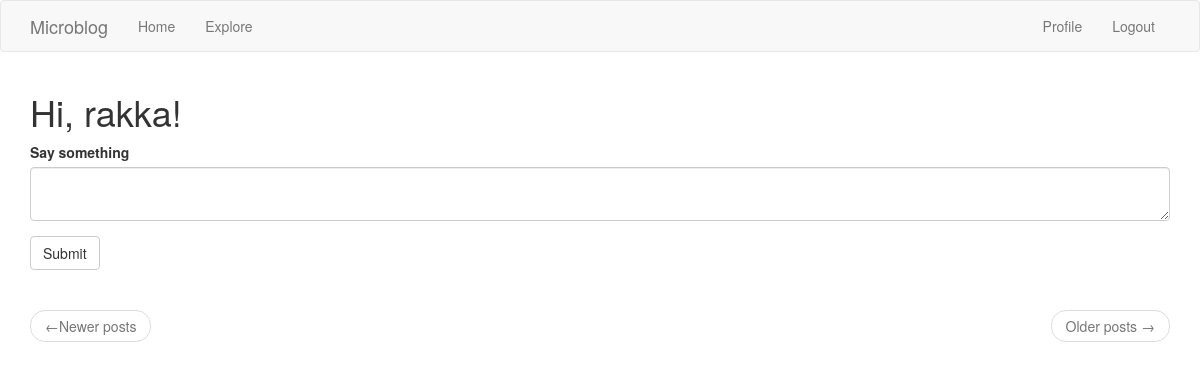
The page /index (signed in) on the database as committed earlier.
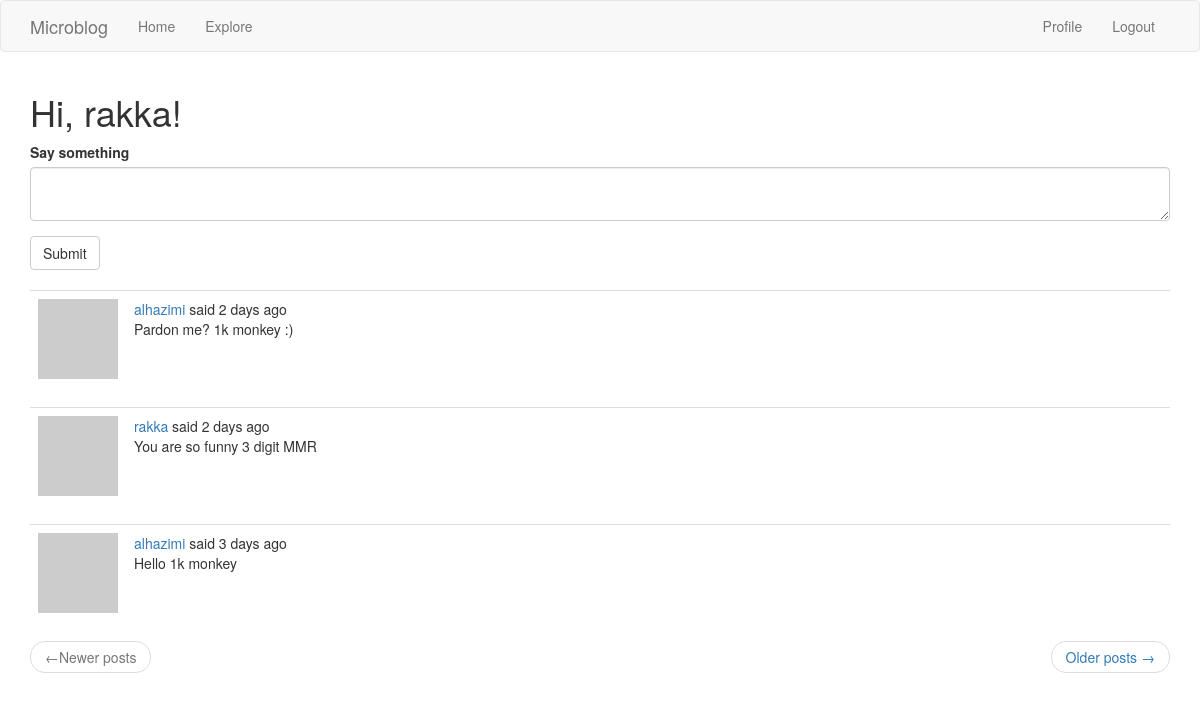
The same page on the database as committed later.
### app/models.py (models this page shows, shortened)
class Post(db.Model):
    id = db.Column(db.Integer, primary_key=True)
    body = db.Column(db.String(128))
    timestamp = db.Column(db.DateTime, index=True, default=datetime.utcnow) # utcnow, uniform timestamp without ()
    user_id = db.Column(db.Integer, db.ForeignKey("user.id"))

### app/routes.py (the view)
@app.route('/', methods=["GET", "POST"])
@app.route('/index', methods=["GET", "POST"])
@login_required # If you decorate a view with this, it will ensure that the current user is
def index():
    form = PostForm()
    if form.validate_on_submit():
        post = Post(body=form.post.data, author=current_user)
        db.session.add(post)
        db.session.commit()
        flash(_("Your post is now live!"))
        return redirect(url_for("index")) # redirect prevent duplicate
    page = request.args.get("page", 1, type=int)
    posts = current_user.followed_posts().paginate(
        page, app.config["POST_PER_PAGE"], False) # show own and followed post
    next_url = url_for("index", page=posts.next_num)\
        if posts.has_next else None
    prev_url = url_for("index", page=posts.prev_num)\
        if posts.has_prev else None
    return render_template("index.html", title=_("Home"), form=form,
                           posts=posts.items, next_url=next_url,
                           prev_url=prev_url)

### app/forms.py
class PostForm(FlaskForm):
    post = TextAreaField(_l("Say something"), validators=[
        DataRequired(), Length(min=1, max=140)
    ])
    submit = SubmitField(_l("Submit"))

### app/models.py (called while the page is built)
@login.user_loader
def load_user(id):
    return User.query.get(int(id))

    def avatar(self, size):
        digest = md5(self.email.lower().encode("utf-8")).hexdigest()
        return "https://gravatar.com/avatar/{}?d=identicon&s={}".format(
            digest, size)

    def followed_posts(self):
        followed = Post.query.join(
            followers, (followers.c.followed_id == Post.user_id)).filter(
            followers.c.follower_id == self.id)
        own = Post.query.filter_by(user_id=self.id)
        return followed.union(own).order_by(Post.timestamp.desc())

### app/routes.py (called while the page is built)
@app.before_request # executed before the view function
def before_request():
    if current_user.is_authenticated:
        current_user.last_seen = datetime.utcnow()
        db.session.commit()
    g.locale = str(get_locale())

### app/templates/index.html
{% extends "base.html" %}
{% import "bootstrap/wtf.html" as wtf %}
{% block app_content %}
  <h1>{{ _("Hi, %(username)s!", username=current_user.username) }}</h1>
  {% if form %}
  {{ wtf.quick_form(form) }}
  <br/>
  {% endif %}
    {% for post in posts %}
      {% include '_post.html' %}
    {% endfor %}
  <nav aria-label="...">
    <ul class="pager">
      <li class="previous{% if not prev_url %} disabled{% endif %}">
        <a href="{{ prev_url or '#' }}">
          <span aria-hidden="true">&larr;</span>{{ _("Newer posts") }}
        </a>
      </li>
      <li class="next{% if not next_url %} disabled{% endif %}">
        <a href="{{ next_url or '#' }}">
          {{ _("Older posts") }} <span aria-hidden="true">&rarr;</span>
        </a>
      </li>
    </ul>
  </nav>
{% endblock %}

### app/templates/_post.html (shortened to what this page needs)
<table class="table table-hover">
  <tr>
    <td width="70px">
      <a href="{{ url_for('user', username=post.author.username) }}">
        <img src="{{ post.author.avatar(36) }}"/>
      </a>
    </td>
    <td>
      {{ _("%(username)s said %(when)s",
      username=user_link, when=moment(post.timestamp).fromNow()) }}
      <br/>
      {{ post.body }}
    </td>
  </tr>
</table>

Rows that differ between the two databases and show on the page:
added Post: body "Pardon me? 1k monkey :)"
added Post: body "You are so funny 3 digit MMR"
added Post: body "Hello 1k monkey"
